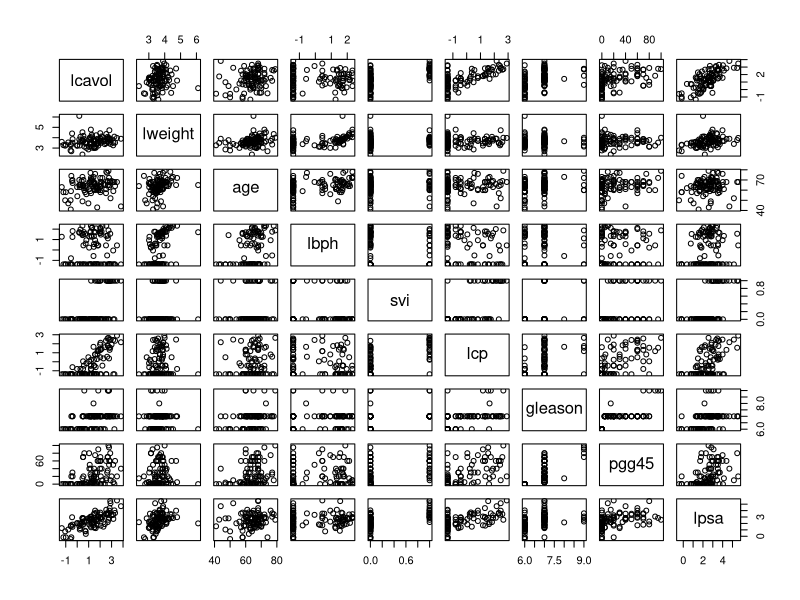
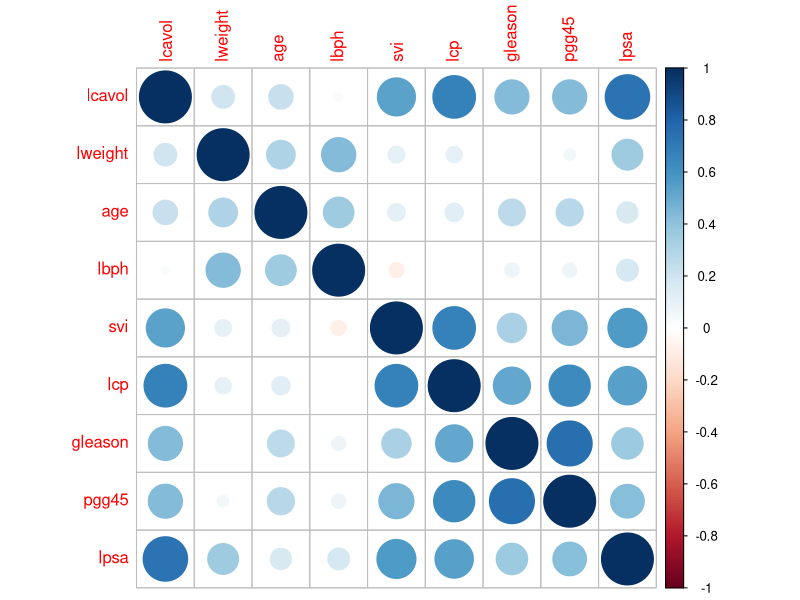
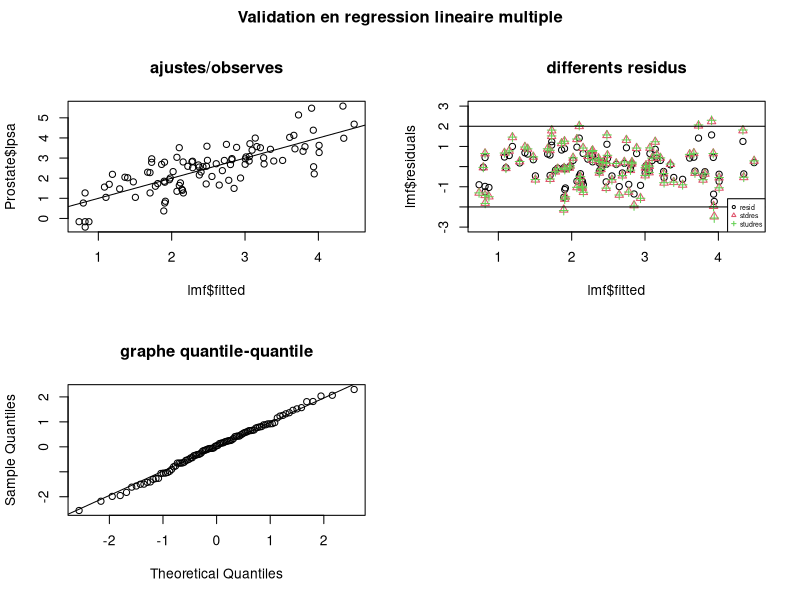
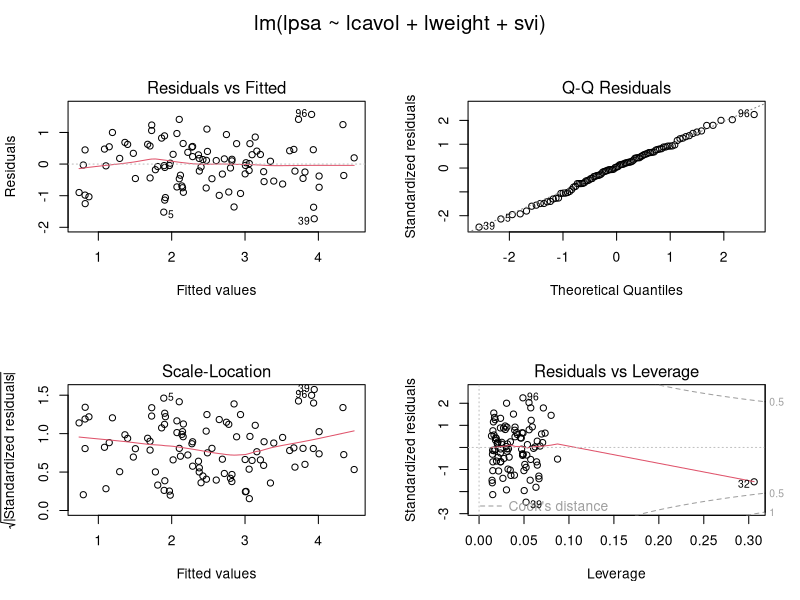
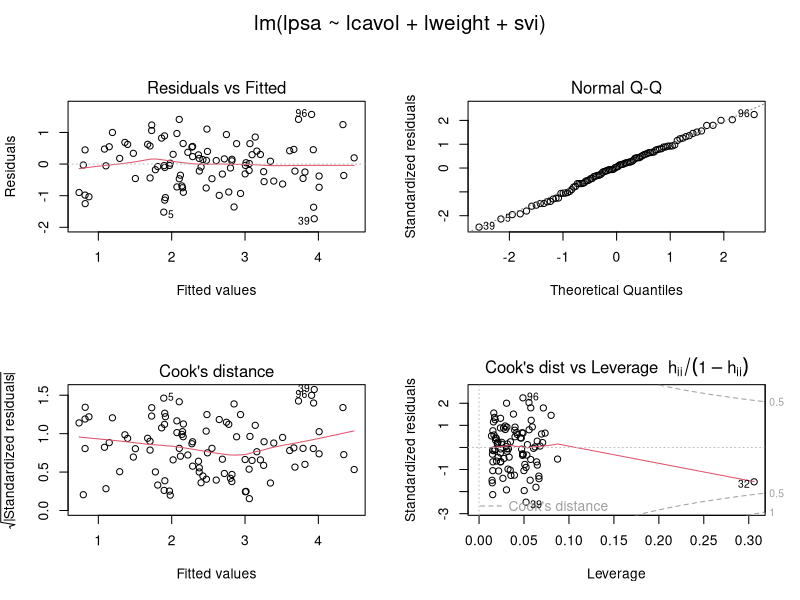
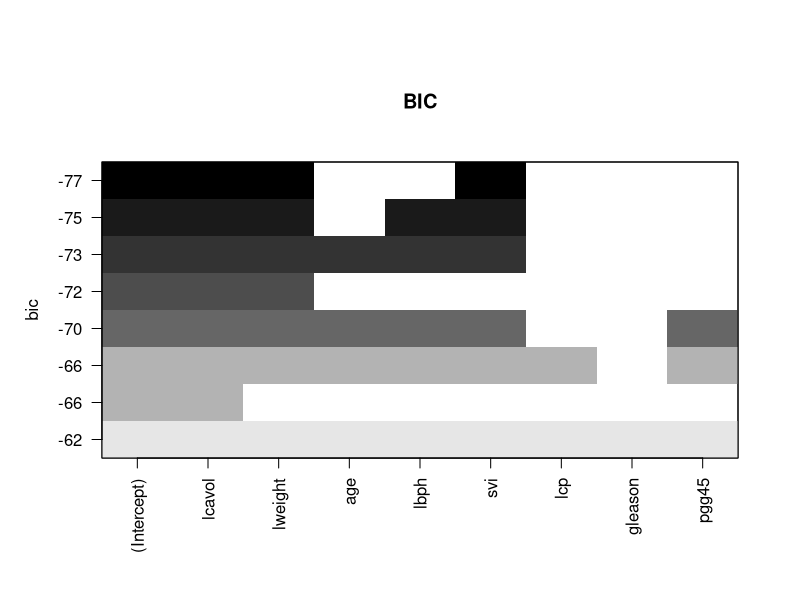
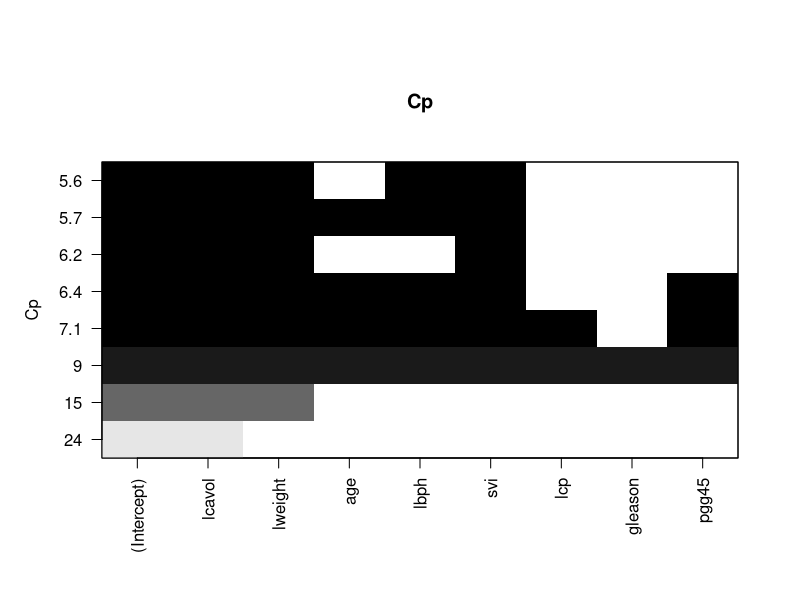
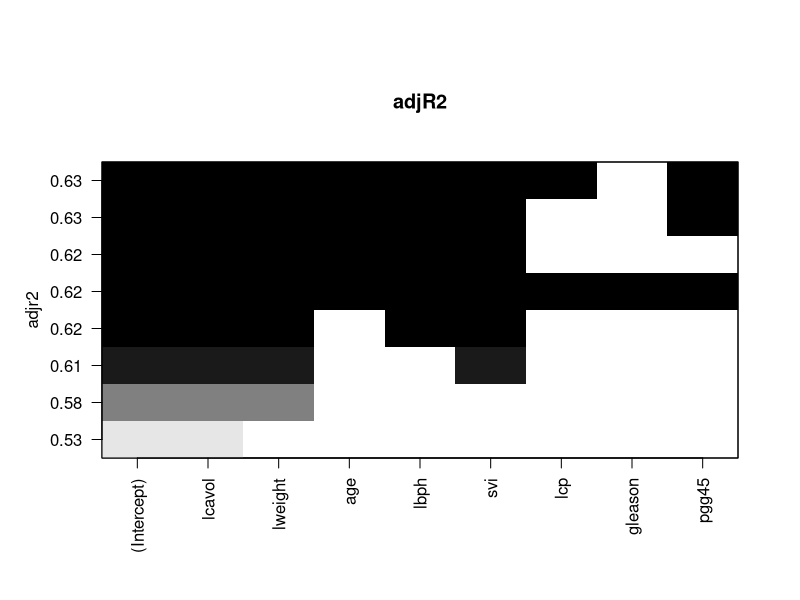

Recreate these plots in R, in order. (Note: this script raises an error after producing the figures.)
#################################################################################
#### Elements de corrigé du TP2
#################################################################################

setwd("/Users/sarahlemler/Documents/Enseignements/EnseignementCentrale/StatAvancees2A/StatAvancées2024/TP/TP2") # à personnaliser
rm(list=objects()) # nettoyer l'environnement
graphics.off()

############################
#### 1. Regression lineaire
############################
###
### 1.1 Acquérir les données
###
#install.packages("lasso2")
#library(lasso2)
Prostate<-read.table("Prostate.txt",sep=";",header=T,dec=".")
#data(Prostate)

dim(Prostate) #97  9

head(Prostate)  # les premieres lignes
str(Prostate)   # type numerique pour chaque variable

###
### 1.2 Analyse uni- et bi-variee
###

summary(Prostate)    # qqs statistiques sur chaque colonne
apply(Prostate,2,mean) # moyenne pour chaque colonne
apply(Prostate,2,sd) # ecart type pour chaque colonne

apply(Prostate,2,function(x){c(mu=mean(x),sd=sd(x))}) #moyenne et ecart type pour chaque colone
#lcavol   lweight       age      lbph       svi        lcp   gleason    pgg45     lpsa
#mu 1.350010 3.6526864 63.865979 0.1003556 0.2164948 -0.1793656 6.7525773 24.38144 2.478387
#sd 1.178625 0.4966307  7.445117 1.4508066 0.4139949  1.3982496 0.7221341 28.20403 1.154329

pairs(Prostate)       #scatter plot

# matrice de correlation
round(cor(Prostate),3)
#lcavol lweight   age   lbph    svi    lcp gleason pgg45  lpsa
#lcavol   1.000   0.194 0.225  0.027  0.539  0.675   0.432 0.434 0.734
#lweight  0.194   1.000 0.308  0.435  0.109  0.100  -0.001 0.051 0.354
#age      0.225   0.308 1.000  0.350  0.118  0.128   0.269 0.276 0.170
#lbph     0.027   0.435 0.350  1.000 -0.086 -0.007   0.078 0.078 0.180
#svi      0.539   0.109 0.118 -0.086  1.000  0.673   0.320 0.458 0.566
#lcp      0.675   0.100 0.128 -0.007  0.673  1.000   0.515 0.632 0.549
#gleason  0.432  -0.001 0.269  0.078  0.320  0.515   1.000 0.752 0.369
#pgg45    0.434   0.051 0.276  0.078  0.458  0.632   0.752 1.000 0.422
#lpsa     0.734   0.354 0.170  0.180  0.566  0.549   0.369 0.422 1.000

library(corrplot)
corrplot(cor(Prostate))
# lpsa semble correlee positivement avec lcavol, svi et lcp, mais sans doute pas avec lbph. 
# lpsa ne semble pas avoir de correlations negatives avec d'autres covariables.
# certaines variables explicatives semblent correlees entre elles : lcp et lcavol par exemple.
# Un calcul de la matrice de correlation permet d'obtenir des donnees chiffrees sur ces constatations
# visuelles. 


###
### 1.3 Modeliser
###
# Hypotheses standard de la regression lineaire multiple
# lpsa_i= beta_0 + beta_1 x lcavol_i+ beta_2 x lweight_i+ beta_3 x age_i+ beta_4 x lbph_i 
#+ beta_5 x svi_i + beta_6 x lcp_i + beta_7 x gleason_i + beta_8 x pgg45_i +  eps_i
# eps=(eps_1,...,eps_n) est un vecteur gaussien d'esperance nulle
# et de variance sigma^2 Id_n
# le parametre beta=(beta_0, beta_1, beta_2, beta_3, beta_4, beta_5, beta_6, beta_7, beta_8) est 
#de dimension 9, le modele est identifiable
# ici, n=97, p=9

###
### 1.4 Estimer : calcul a la main
###
X=as.matrix(Prostate[,1:8])
X=cbind(intercept=1,X)           # intercept


Y=as.matrix(Prostate$lpsa,ncol=1)
beta.est=solve(t(X)%*%X)%*% t(X)%*%Y
# intercept  0.669399027
#lcavol     0.587022881
#lweight    0.454460641
#age       -0.019637208
#lbph       0.107054351
#svi        0.766155885
#lcp       -0.105473570
#gleason    0.045135964
#pgg45      0.004525324

n=length(Y)
p=ncol(X)
sigma.est=sqrt(sum( (X%*%beta.est -Y)^2   )/(n-p)) #   0.7084164 estimateur de l'écart type sigma
ddl=n-p #88
V= solve(t(X)%*%X) *sigma.est^2 # estimateur de Var(\hat\beta)
stddev=sqrt(diag(V))
# intercept      lcavol     lweight         age        lbph         svi         lcp     gleason 
# 1.296381277 0.087920374 0.170012071 0.011172743 0.058449332 0.244309492 0.091013484 0.157464467 
#pgg45 
# 0.004421185 
beta.est/stddev  # T value du test beta_j=0 contre beta_j!=0
# intercept  0.5163597
# lcavol     6.6767560
# lweight    2.6731081
# age       -1.7575995
# lbph       1.8315753
# svi        3.1360054
# lcp       -1.1588785
# gleason    0.2866422
# pgg45      1.0235545

alpha=0.05; qt(1-alpha/2,ddl) #1.98729 pour le test bilateral

2*pt(-abs(beta.est/stddev),n-p)
2*pt(abs(beta.est/stddev),n-p,lower.tail=FALSE) #if TRUE : P[X ≤ x],if FALSE : P[X > x].
#intercept 6.068984e-01
#lcavol    2.110634e-09
#lweight   8.956206e-03
#age       8.229321e-02
#lbph      7.039819e-02
#svi       2.328823e-03
#lcp       2.496408e-01
#gleason   7.750601e-01
#pgg45     3.088513e-01

# beta_lcavol=0 contre  beta_lcavol\neq 0  on rejette H0: lcavol est significative,
# p-valeur très petite (<< 0.05),  
# il faut garder la variable lcavol dans le modele pour explique lpsa
# beta_lcp=0 contre  beta_lcp\neq 0  on garde H0: lcp n'est pas significatif,
# il n'est pas utile de retenir lcp dans le modele
# Pour un test de niveau 5%, il ne semble pas qu'il faille conserver les variables age,lbph, gleason
# et pgg45, mais certaines p-valeurs sont quand même assez proche de la valeur 0.05 comme par exemple
# pour age ou lbph

# valeur moyenne du lpsa pour les valeurs de covariables de la deuxieme observation
X[2,]%*%beta.est   # 0.7240557  \hat{Y}_2=\hat\beta X_2
X%*%beta.est       # estimation du lpsa pour chaque observation \hat{Y}=\hat\beta X

###
### 1.5 Estimation avec la fonction lm
###
#lm(lpsa ~ lcavol + lweight + age + lbph + svi + lcp + gleason + pgg45, data=Prostate)
model8=lm(lpsa~.,data=Prostate)
#model8=lm(lpsa~-1+.,data=Prostate)
summary(model8)
#Estimate Std. Error t value Pr(>|t|)    
#(Intercept)  0.669399   1.296381   0.516  0.60690    
#lcavol       0.587023   0.087920   6.677 2.11e-09 ***
#lweight      0.454461   0.170012   2.673  0.00896 ** 
#age         -0.019637   0.011173  -1.758  0.08229 .  
#lbph         0.107054   0.058449   1.832  0.07040 .  
#svi          0.766156   0.244309   3.136  0.00233 ** 
#lcp         -0.105474   0.091013  -1.159  0.24964    
#gleason      0.045136   0.157464   0.287  0.77506    
#pgg45        0.004525   0.004421   1.024  0.30885    
#Residual standard error: 0.7084 on 88 degrees of freedom
#Multiple R-squared:  0.6548,	Adjusted R-squared:  0.6234 
#F-statistic: 20.86 on 8 and 88 DF,  p-value: < 2.2e-16

names(model8)

# Estimate: valeur estimee du parametre
beta= model8$coef
beta

# Std Error: racine carree de la variance de l'estimation de chaque composante
V=vcov(model8)      # matrice de variance-covariance estimée de l'estimateur de beta
s=sqrt(diag(V))     # attention a l' e.t. de l'intercept

# t-value: valeur de la statistique de student du test beta_j=0 contre beta_j<>0
tobs=model8$coeff/s 

# colonne Pr(>|t|): p-value du test precedent

# erreur standard résiduelle = estimation de sigma
sqrt(sum((Prostate$lpsa-model8$fitted)^2)/model8$df.residual) #0.7084164
summary(model8)$sigma #idem

#F-statistic : valeur de la statistique de Fisher du test de significativité globale
#beta1=beta2=...=beta8=0 contre l'un des paramètres est non nul
#88=n-p=97-9 et 8=p-1 (modèle complet-modèle sans covariable)

# valeurs ajustees: plusieurs moyens
data.frame(model8$fitted[2],predict(model8,newdata=Prostate[2,]),X[2,]%*%beta.est)
data.frame(fitted=model8$fitted,predict=predict(model8),XBetaEst=X%*%beta.est)

predict(model8)
###
### 1.6 Intervalle de confiance
###

### IC de theta
alpha=0.05
qt=qt(1-alpha/2,model8$df.residual)
IC=data.frame(mean=beta.est, 
              min= beta.est-qt*sqrt(diag(V)) , 
              max= beta.est+qt*sqrt(diag(V)))
#              mean          min         max
#intercept  0.669399027 -1.906886346 3.245684401
#lcavol     0.587022881  0.412299613 0.761746149
#lweight    0.454460641  0.116597375 0.792323906
#age       -0.019637208 -0.041840687 0.002566271
#lbph       0.107054351 -0.009101413 0.223210115
#svi        0.766155885  0.280642108 1.251669662
#lcp       -0.105473570 -0.286343744 0.075396605
#gleason    0.045135964 -0.267791575 0.358063503
#pgg45      0.004525324 -0.004260852 0.013311499

confint(model8)   #idem
# 0 appartient a l'IC de age, age n'est pas significatif
# 0 n'appartient pas a l'IC de lcavol, lcavol est significatif

### IC de l'esperance sous une condition d'experience
predict(model8,newdata=data.frame(lcavol=0.75, lweight=3.43, age=62, lbph=-1.39, svi=0, lcp=-1.39, 
                                  gleason=6, pgg45=0),interval="confidence")
#       fit     lwr      upr
#    1.719578 1.45585 1.983305

# calcul direct
x0=matrix(c(1,0.75,3.43,62,-1.39,0,-1.39,6,0),ncol=p,nrow=1)
y0.chap=x0%*%beta.est
v0.chap= x0%*%V%*%t(x0)

data.frame(mean=y0.chap, min= y0.chap-qt*sqrt(v0.chap) ,  
           max= y0.chap+qt*sqrt(v0.chap)) #idem

### IP intervalle de prevision d'une valeur individuelle
predict(model8,newdata=data.frame(lcavol=0.75, lweight=3.43, age=62, lbph=-1.39, svi=0, lcp=-1.39, 
        gleason=6, pgg45=0),interval="prediction")
#fit       lwr      upr
#1.719578 0.2872602 3.151895
# IP est plus large, c'est normal, puisque la variabilite du phenomene observe s'ajoute a
# celle due a l'echantillonnage


###
### 1.7 Tester
###
### significativite globale a partir de Fisher

# test de fisher de H0: modele iid (beta1=beta2=beta3=beta4=beta4=beta5=beta6=beta7=beta8=0) 
# contre modele complet (beta1<>0 ou beta2<>0 ou beta3<>0 ou beta4<>0 ou beta5<>0 ou beta6<>0 ou
# beta7<>0 ou beta8<>0)
# la statistique de test F=[SCM/(p-1)]/[SCR/(n-p)] ~ Fisher(p-1=9-1=8,n-p=97-9=88)
# R={F>qf(0.95,8,88) }
# la valeur observee de F = 20.8 > qf(0.95,p-1,n-p)=2.04 donc on rejette le modele iid 
# avec un risque de premiere espece de 5%. 
# On peut aussi comparer la pvalue= 2.2e-16 <0.05, meme decision


SCRH0= sum( (Prostate$lpsa-mean(Prostate$lpsa))^2)
SCRH1=  sum(model8$resid^2  )
F= ((SCRH0-SCRH1)/(p-1))/(SCRH1/(n-p))  # 20.86129
qf(1-alpha,p-1,model8$df)  #2.04 donc F>qf donc on est dans la zone de rejet 
pf(F,p-1,model8$df,lower.tail=FALSE) # 2.244848e-17<0.05 p-value=P(Fisher>F)

# F-statistic: 20.9 on a 8 and 88 DF,  p-value: < 2.2e-16, test très significa

anova(lm(lpsa~1,data=Prostate),model8)
#Model 1: lpsa ~ 1
#Model 2: lpsa ~ lcavol + lweight + age + lbph + svi + lcp + gleason + pgg45
#     Res.Df     RSS        Df    Sum of Sq      F        Pr(>F)    
#1     96       127.918                                 
#2     88        44.163     8      83.755     20.861    < 2.2e-16 ***

# une ligne par modele
# Res.Df: n-pj ou j est le modele 1 ou 2 et pj sa dimension
# RSS: Residual Sum of Square: Somme des Carres Residuels pour le modele considere 
# RSS=sum((x_i-mean(x_i))^2)
# Df: Degree of Freedom: p2-p1
# Sum of Sq: somme des carres modeles: RSS_1-RSS_2
# F=( (RSS_1-RSS_2)/(Df Sum_2) )/ ( RSS_2/ Res.Df_2 )

### test d'inclusion
model1=lm(lpsa~lcavol,data=Prostate)
summary(model1)
anova(model1,model8)
((58.915-44.163)/7  )/ ( 44.163/88 ) # 4.199301

anova(model8) #permet de faire tous les tests de Fisher modèle à 1 variable contre modèle complet


lmf=lm(lpsa~lcavol+lweight+svi,data=Prostate)
anova(lmf,model8)
# test de Fisher de sous-modele entre H0: M2 (beta_3=beta_4=beta_6=beta_7=beta_8=0) contre H1 M 
# (beta_3<>0 ou beta_4<>0 ou beta_6<>0 ou beta_7<>0 ou beta_8<>0)
# sous H0, la stat de Fisher suit une loi de Fisher de parametres (9-4=5, n-p=88)
# la pvalue observee vaut 0.2167 > 5%, donc on conserve M2 avec un risque de seconde espece inconnu 
# les variables age,lbph,lcp,gleason et pgg45 ne sont pas significatives

library(MASS)
stepAIC(model8)
###
### 1.8 Valider
###

# fenetre en 2x2,  marge haute pour titre general
par(mfrow=c(2,2), oma=c(0,0,2,0)) 


# graphe des ajustes/ observes
plot(lmf$fitted,Prostate$lpsa,main="ajustes/observes") #Y en fonction de hat(Y)
abline(0,1)

# graphe des differents residus
plot(lmf$fitted,lmf$residuals,main="differents residus",ylim=c(-3,3))# non normes
library(MASS) # pour la fonction stdres
points(lmf$fitted,stdres(lmf), col=2,pch=2 )# fitted to variance 1
points(lmf$fitted,studres(lmf),col=3,pch=3) #studentises par validation croisee
abline(h=2)
abline(h=-2)
legend("bottomright",c("resid", "stdres", "studres"),col=1:3, pch=1:3,cex=0.5)

# graphe quantile/quantile
qqnorm(studres(lmf),main="graphe quantile-quantile")
qqline(stdres(lmf))

# titre general (noter outer=TRUE)
title(main="Validation en regression lineaire multiple", outer=TRUE)

# les residus bruts sont tres faibles parce que les valeurs observees
# sont elles-memes proches de 0 et estimeees avec une grande precision.
# les residus studentises ne montrent pas de dependance ou de tendance, 
# ils sont raisonnablement compris entre -2 et 2

## la fonction plot
par(mfrow=c(2,2))
plot(lmf)


plot(lmf, caption = list("Residuals vs Fitted", "Normal Q-Q",
                          "Cook's distance",
                         "Residuals vs Leverage",expression("Cook's dist vs Leverage  " * h[ii] / (1 - h[ii]))))
#cooks.distance(lmf)

# graphe resid vs leverage : pour determiner les points influents,
# ie q i la tendance de la majorite des observations.
# On cherche des points dans les cadrans en haut- droit ou bas-droit
# (fort residu ET fort levier ET grande distance de Cook).
# (p_ii/(1-p_ii))  ou p_ii est la diagonale de la matrice de projection
# indique la force de levier. La distance de Cook est d'autant plus grande que
# la suppression du point considere modifie les resultats de la regression 
# cf https://www.rdocumentation.org/packages/stats/versions/3.5.1/topics/plot.lm

stepAIC(model8,direction='both',trace=1)
stepAIC(model8,k=log(n),trace=0)

library(leaps)
recherche=regsubsets(lpsa~.,int=TRUE,nbest=1,
                     nvmax=10,
                     method="exhaustive",data=Prostate)

#,oma=c(0,0,0,0))
#pdf("FigRegsubset.pdf")
par(mfrow=c(1,1))
plot(recherche,scale="bic",xlab="Nombre de variables",ylab="BIC",main='BIC')
plot(recherche,scale="Cp",xlab="Nombre de variables",ylab="Cp",main='Cp')
plot(recherche,scale="adjr2",xlab="Nombre de variables",ylab="adjR2",main='adjR2')
plot(recherche,scale="r2",xlab="Nombre de variables",ylab="R2",main='R2')

par(mfrow=c(1,1))#,oma=c(1,1,1,1))
plot(summary(recherche)$bic,xlab="Nombre de variables",ylab="BIC",main='BIC')
plot(summary(recherche)$cp,xlab="Nombre de variables",ylab="Cp",main='Cp')
plot(summary(recherche)$rsq,xlab="Nombre de variables",ylab="R2",main='R2')
plot(summary(recherche)$adjr2,xlab="Nombre de variables",ylab="adjR2",main="adjR2")
plot()

################################
### 2. Une analyse de covariance
################################

###
### 2.1 Acquérir les données
###
rm(list=objects()); graphics.off()
perf=read.table("perfusion.txt",header=TRUE, row.names=1,skip=1)
head(perf)
dim(perf) # 96 observations
n=dim(perf)[1]

table(perf$systeme,perf$debit) # 3 pour chaque couple, 3 mesures pour chaque système et chaque débit
tapply(perf$delai, list(perf$systeme, perf$debit),mean)
#         2.5         5       7.5       10     12.5       15       20       25
# S1 1985.000  993.3333  620.3333 443.6667 355.6667 297.3333 240.0000 190.0000
# S2 2783.333 1375.0000  906.6667 683.3333 571.6667 506.6667 340.0000 273.3333
# S3 3451.667 1671.6667 1121.6667 833.3333 676.6667 593.3333 463.3333 380.0000
# S4 1980.000  965.0000  616.6667 436.6667 355.0000 293.3333 246.6667 193.3333 

###
### 2.2 Analyser
###

library(lattice)
xyplot(delai~debit|systeme,data=perf) 

perf$invdebit=1/perf$debit #permet de se ramener a des choses lineaire
par(mfrow=c(1,1))
plot(perf$invdebit,perf$delai,col=c(1:4),
     pch=c(1:4),
     main="Temps d'alarme de differents systemes de perfusion",
     xlab="inverse du debit",ylab="delai avant l'alarme")
legend("topleft",c("S1","S2","S3","S4"),pch=c(1:4),col=c(1:4))

###
### 2.3 Modéliser : modèle ANCOVA
###
# Y_{ik}=(mu+a_k) + (beta+b_k)* invdebit + eps_{ik} 
# E(eps| X )= 0 ; var(epsi| X)=\sigma^2 Id_n 
# + gaussien si on veut des lois exactes
# CI: coefficient du premier niveau du facteur mis a zero 

###
### 2.4 Estimer 
###

Mg=lm(delai~systeme*invdebit,data=perf)
summary(Mg)
#                          Estimate Std. Error t value Pr(>|t|)    
#(Intercept)              -33.53225    7.88743  -4.251 5.27e-05 *** 
#systemeS2                 37.17563   11.15451   3.333 0.001259 ** 
#systemeS3                 40.41060   11.15451   3.623 0.000487 ***
#systemeS4                 -0.08376   11.15451  -0.008 0.994026    
#perf$invdebit           5040.73955   45.28203 111.319  < 2e-16 ***
#systemeS2:perf$invdebit 1885.29121   64.03846  29.440  < 2e-16 ***
#systemeS3:perf$invdebit 3498.17622   64.03846  54.626  < 2e-16 ***
#systemeS4:perf$invdebit  -35.51081   64.03846  -0.555 0.580627
#
# Residual standard error: 24.75 on 88 degrees of freedom
# Multiple R-squared: 0.999,  Adjusted R-squared: 0.999 
# F-statistic: 1.297e+04 on 7 and 88 DF,  p-value: < 2.2e-16 

#Mg=lm(delai~systeme*invdebit,data=perf,contrasts=list(systeme="contr.SAS")) #(S4 pris comme 
# reference sur sur SAS )

#Mg=lm(delai~systeme*invdebit,data=perf,contrasts=list(systeme="contr.sum")) # contrainte sur la
# somme des paramètres (sum(a_i)=0, sum(b_i)=0)

# new.systeme <- relevel(perf$systeme,"S2") # permet de prendre "S2" comme référence
#lm(delai~new.systeme*invdebit, data=perf)



#Regression globalement significative, R^2 proche de 1
anova(Mg)


co=Mg$coeff
abline( co[1],co[5],col=1) #correspond aux estimations pour S1, a1=0 et beta1=0
##co[1]=hat(mu) ordonnée à l'origine et co[5]=hat(beta) pente 
for (i in 2:4) abline( co[1]+co[i],co[5]+co[4+i],col=i)

attach(perf)
Mgbis<-lm(delai~systeme+systeme:invdebit,data=perf)
#Mgbis<-lm(delai~systeme:invdebit-1,data=perf)
summary(Mgbis)
anova(Mgbis)


### 
### 2.5 Valider
###

library(MASS)
plot(perf$invdebit,studres(Mg),
     col=c(1:4))
abline(h=2,lty=2); abline(h=-2,lty=2)

qqnorm(studres(Mg),main="graphe quantile-quantile")
abline(0,1)
shapiro.test(studres(Mg))
# W = 0.979, p-value = 0.1263
#on ne rejette pas H0, loi normale pour les residus



###
### 2.6 Tester des sous-modèles
###

M0=lm(delai~invdebit,data=perf);
summary(M0)
sqrt(sum((M0$fitted-perf$delai)^2)/(length(perf$debit)-2) ) #274.3625 94 estimateur de sigma
#Coefficients:
#Estimate Std. Error t value Pr(>|t|)    
#(Intercept)   -14.16      43.71  -0.324    0.747    
#invdebit     6377.73     250.95  25.415   <2e-16 ***
#Residual standard error: 274.4 on 94 degrees of freedom
#Multiple R-squared: 0.873,  Adjusted R-squared: 0.8716 
#F-statistic: 645.9 on 1 and 94 DF,  p-value: < 2.2e-16 

# Calcul direct
SCR0=sum(  (M0$fitted-perf$delai)^2 ) #7075830
SCRg=sum(  (Mg$fitted-perf$delai)^2 ) # 53920.94
((SCR0-SCRg)/(8-2))/( SCRg/(n-8) ) # F=1909.981
qf(0.95,6,n-8) #2.203439  donc F>qf on rejette H_0, on rejette l'hypothèse d'égalité des droites de regression

anova(M0,Mg) 
# Model 1: delai ~ invdebit
# Model 2: delai ~ systeme * invdebit
# Res.Df     RSS Df Sum of Sq    F    Pr(>F)    
# 1     94 7075830                                
# 2     88   53921  6   7021909 1910 < 2.2e-16 ***
#on rejette (H_0) donc on garde le plus gros mod??le

M2=lm(delai~1+systeme:invdebit,data=perf);summary(M2)
anova(M2,Mg)
# Model 1: delai ~ 1 + systeme:invdebit
# Model 2: delai ~ systeme * invdebit
# Res.Df   RSS Df Sum of Sq      F   Pr(>F)    
# 1     91 68827                                 
# 2     88 53921  3     14906 8.1088 7.91e-05 ***
#on garde Mg


M3=lm(delai~systeme+invdebit,data=perf);summary(M3)
anova(M3,Mg)
# Model 1: delai ~ systeme + invdebit
# Model 2: delai ~ systeme * invdebit
# Res.Df     RSS Df Sum of Sq    F    Pr(>F)    
# 1     91 2636600                                
# 2     88   53921  3   2582679 1405 < 2.2e-16 ***
#on garde Mg

#M4
perf$systeme14=perf$systeme
perf$systeme14[perf$systeme=="S4"]="S1" #on change tous les levels "S4" en "S1"

#systems=c("S1","S2","S3","S4")

#perf$S1S4<-ifelse(perf$systeme=="S1" | perf$systeme=="S4","S1-S4",systems[perf$systeme])
#perf$S2S3<-ifelse(perf$systeme=="S2" | perf$systeme=="S3","S2-S3","S1-S4")


M4= lm(delai~systeme14*invdebit,data=perf);summary(M4)
#                        Estimate Std. Error t value Pr(>|t|)    
#(Intercept)              -33.574      5.539  -6.062 3.10e-08 ***
#systemeS2                 37.218      9.594   3.879 0.000199 ***
#systemeS3                 40.452      9.594   4.217 5.89e-05 ***
#perf$invdebit           5022.984     31.799 157.962  < 2e-16 ***
#systemeS2:perf$invdebit 1903.047     55.077  34.552  < 2e-16 ***
#systemeS3:perf$invdebit 3515.932     55.077  63.837  < 2e-16 ***
#F-statistic: 1.841e+04 on 5 and 90 DF,  p-value: < 2.2e-16 
anova(M4,Mg) # pval=0.68
#on ne rejette pas (H_0) on garde M4


#M5
perf$ord=as.factor(perf$systeme)
levels(perf$ord)=c("1","23","23","1")
M5=lm(delai~ ord+systeme14:invdebit,data=perf);summary(M5)
#M5=lm(delai~ ord+invdebit+systeme14:invdebit,data=perf);summary(M5)
# Estimate Std. Error t value Pr(>|t|)    
# (Intercept)           -33.574      5.511  -6.092 2.63e-08 ***
#   ord23                  38.835      7.794   4.983 2.97e-06 ***
#   systeme14S1:invdebit 5022.984     31.639 158.761  < 2e-16 ***
#   systeme14S2:invdebit 6918.900     37.574 184.141  < 2e-16 ***
#   systeme14S3:invdebit 8546.046     37.574 227.447  < 2e-16 ***
# Residual standard error: 24.46 on 91 degrees of freedom
# Multiple R-squared: 0.999,  Adjusted R-squared: 0.999 
# F-statistic: 2.325e+04 on 4 and 91 DF,  p-value: < 2.2e-16 
anova(M5,Mg) # pval=0.83
#on ne rejette pas M5

anova(M5, M4, Mg)
# Model 1: delai ~ ord + systeme14:invdebit
# Model 2: delai ~ systeme14 * invdebit
# Model 3: delai ~ systeme * invdebit
# Res.Df   RSS Df Sum of Sq      F Pr(>F)
# 1     91 54441                           
# 2     90 54390  1     51.54 0.0841 0.7725 
# 3     88 53921  2    468.75 0.3825 0.6833 
#on garde le plus petit modèle : M5
anova(M5,M4) #on compare toujours le plus petit modèle au plus gros
#on garde le modèle M5

plot(perf$invdebit,perf$delai,col=as.numeric(as.factor(perf$systeme14)),pch=as.numeric(as.factor(perf$systeme)),
     main="temps d'alarme modèle M5",
     xlab="inverse du débit",ylab="délai avant l'alarme")
legend("topleft",levels(as.factor(perf$systeme)),pch=1:4,col=c(1:3,1))
co=M5$coeff
abline( co[1],co[3],col=1) #S1 et S4
abline( co[1]+co[2],co[4],col=2) #S2
abline( co[1]+co[2],co[5],col=3) #S3

library(MASS)
plot(M5$fitted,studres(M5),main="résidus studentisés modèle 3 droites", col=as.numeric(as.factor(perf$systeme)))
abline(h=-2); abline(h=2)

qqnorm(studres(M5),main="graphe quantile-quantile")
abline(0,1)
shapiro.test(studres(M5))

###
### 2.7 Intervalle de confiance
###

## IC de la différence de temps d'alarme quand le débit est de 0.2
# les ordonnées à l'origine étant les mêmes:
M5=lm(delai~ ord+invdebit+systeme14:invdebit,data=perf) # 5 paramètres estimés
V=vcov(M5)[4:5,4:5] #X^TX est une matrice 5*5 et on récupère donc la matrice de variance-covariance associée aux paramètres b_2 et b_3
co=coef(M5)[4:5]
L=cbind(-1,1)*0.2
L%*%co # estimation ponctuelle (\hat{Y}_S3-\hat{Y}_S2=(\hat{b}_3-\hat{b}_2)*invdebit)
c(min=L%*%co-qt(0.975,M5$df.residual)*  sqrt(L%*%V%*%t(L)), 
  max= L%*%co+qt(0.975,M5$df.residual)* sqrt(L%*%V%*%t(L)) ) # 309.3251 341.5332

# plot(perf$invdebit,perf$delai,col=as.numeric(as.factor(perf$systeme14)),pch=as.numeric(as.factor(perf$systeme)),
#      main="temps d'alarme modèle M5",
#      xlab="inverse du débit",ylab="délai avant l'alarme")
# legend("topleft",levels(as.factor(perf$systeme)),pch=1:4,col=c(1:3,1))
# co=M5$coeff
# abline( co[1],co[3],col=1) #S1 et S4
# abline( co[1]+co[2],co[3]+co[4],col=2) #S2
# abline( co[1]+co[2],co[3]+co[5],col=3) #S3
# 
